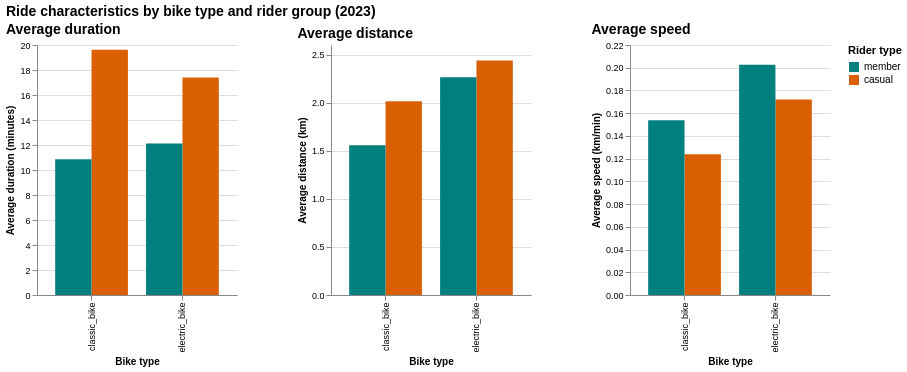

Write notebook code for a chart like this one.
### Code cell
palette = ["#007f7f", "#d95f02"]  # member, casual

# Panel 1: Avg duration
p1 = (
    alt.Chart(agg)
    .mark_bar()
    .encode(
        x=alt.X("rideable_type:N", title="Bike type"),
        xOffset=alt.X("member_casual:N", title=None),  # side‑by‑side bars
        y=alt.Y("avg_duration_min:Q", title="Average duration (minutes)"),
        color=alt.Color(
            "member_casual:N",
            title="Rider type",
            scale=alt.Scale(domain=["member", "casual"], range=palette),
        ),
        tooltip=[
            "rideable_type",
            "member_casual",
            alt.Tooltip("avg_duration_min:Q", title="Avg duration (min)", format=".1f"),
            alt.Tooltip("med_duration_min:Q", title="Median duration (min)", format=".1f"),
            alt.Tooltip("trip_count:Q", title="Trips", format=","),
        ],
    )
    .properties(title="Average duration", width=200, height=250)
)

# Panel 2: Avg distance
p2 = (
    alt.Chart(agg)
    .mark_bar()
    .encode(
        x=alt.X("rideable_type:N", title="Bike type"),
        xOffset=alt.X("member_casual:N", title=None),
        y=alt.Y("avg_distance_km:Q", title="Average distance (km)"),
        color=alt.Color(
            "member_casual:N",
            title="Rider type",
            scale=alt.Scale(domain=["member", "casual"], range=palette),
        ),
        tooltip=[
            "rideable_type",
            "member_casual",
            alt.Tooltip("avg_distance_km:Q", title="Avg distance (km)", format=".2f"),
            alt.Tooltip("med_distance_km:Q", title="Median distance (km)", format=".2f"),
            alt.Tooltip("trip_count:Q", title="Trips", format=","),
        ],
    )
    .properties(title="Average distance", width=200, height=250)
)

# Panel 3: Avg speed
p3 = (
    alt.Chart(agg)
    .mark_bar()
    .encode(
        x=alt.X("rideable_type:N", title="Bike type"),
        xOffset=alt.X("member_casual:N", title=None),
        y=alt.Y("avg_speed_km_min:Q", title="Average speed (km/min)"),
        color=alt.Color(
            "member_casual:N",
            title="Rider type",
            scale=alt.Scale(domain=["member", "casual"], range=palette),
        ),
        tooltip=[
            "rideable_type",
            "member_casual",
            alt.Tooltip("avg_speed_km_min:Q", title="Avg speed (km/min)", format=".3f"),
            alt.Tooltip("trip_count:Q", title="Trips", format=","),
        ],
    )
    .properties(title="Average speed", width=200, height=250)
)

compound_horizontal = (
    alt.hconcat(p1, p2, p3, spacing=60)
    .resolve_scale(color="shared")
    .configure_view(stroke=None)
    .configure_axis(labelFontSize=9, titleFontSize=10)
    .configure_title(fontSize=14, anchor="start")
    .properties(title="Ride characteristics by bike type and rider group (2023)")
)

compound_horizontal

### Figure 1 — Vega-Lite specification as saved in the notebook (floating-point values rounded to 4 significant figures)
{"config": {"view": {"continuousWidth": 300, "continuousHeight": 300, "stroke": null}, "axis": {"labelFontSize": 9, "titleFontSize": 10}, "title": {"anchor": "start", "fontSize": 14}}, "hconcat": [{"mark": {"type": "bar"}, "encoding": {"color": {"field": "member_casual", "scale": {"domain": ["member", "casual"], "range": ["#007f7f", "#d95f02"]}, "title": "Rider type", "type": "nominal"}, "tooltip": [{"field": "rideable_type", "type": "nominal"}, {"field": "member_casual", "type": "nominal"}, {"field": "avg_duration_min", "format": ".1f", "title": "Avg duration (min)", "type": "quantitative"}, {"field": "med_duration_min", "format": ".1f", "title": "Median duration (min)", "type": "quantitative"}, {"field": "trip_count", "format": ",", "title": "Trips", "type": "quantitative"}], "x": {"field": "rideable_type", "title": "Bike type", "type": "nominal"}, "xOffset": {"field": "member_casual", "title": null, "type": "nominal"}, "y": {"field": "avg_duration_min", "title": "Average duration (minutes)", "type": "quantitative"}}, "height": 250, "title": "Average duration", "width": 200}, {"mark": {"type": "bar"}, "encoding": {"color": {"field": "member_casual", "scale": {"domain": ["member", "casual"], "range": ["#007f7f", "#d95f02"]}, "title": "Rider type", "type": "nominal"}, "tooltip": [{"field": "rideable_type", "type": "nominal"}, {"field": "member_casual", "type": "nominal"}, {"field": "avg_distance_km", "format": ".2f", "title": "Avg distance (km)", "type": "quantitative"}, {"field": "med_distance_km", "format": ".2f", "title": "Median distance (km)", "type": "quantitative"}, {"field": "trip_count", "format": ",", "title": "Trips", "type": "quantitative"}], "x": {"field": "rideable_type", "title": "Bike type", "type": "nominal"}, "xOffset": {"field": "member_casual", "title": null, "type": "nominal"}, "y": {"field": "avg_distance_km", "title": "Average distance (km)", "type": "quantitative"}}, "height": 250, "title": "Average distance", "width": 200}, {"mark": {"type": "bar"}, "encoding": {"color": {"field": "member_casual", "scale": {"domain": ["member", "casual"], "range": ["#007f7f", "#d95f02"]}, "title": "Rider type", "type": "nominal"}, "tooltip": [{"field": "rideable_type", "type": "nominal"}, {"field": "member_casual", "type": "nominal"}, {"field": "avg_speed_km_min", "format": ".3f", "title": "Avg speed (km/min)", "type": "quantitative"}, {"field": "trip_count", "format": ",", "title": "Trips", "type": "quantitative"}], "x": {"field": "rideable_type", "title": "Bike type", "type": "nominal"}, "xOffset": {"field": "member_casual", "title": null, "type": "nominal"}, "y": {"field": "avg_speed_km_min", "title": "Average speed (km/min)", "type": "quantitative"}}, "height": 250, "title": "Average speed", "width": 200}], "data": {"name": "data-8ef852f5a325d5090c2f97eebb58f53d"}, "resolve": {"scale": {"color": "shared"}}, "spacing": 60, "title": "Ride characteristics by bike type and rider group (2023)", "$schema": "https://vega.github.io/schema/vega-lite/v5.20.1.json", "datasets": {"data-8ef852f5a325d5090c2f97eebb58f53d": [{"rideable_type": "electric_bike", "member_casual": "casual", "avg_distance_km": 2.438, "med_distance_km": 1.897, "avg_duration_min": 17.4, "med_duration_min": 12.49, "avg_speed_km_min": 0.1721, "trip_count": 3235361}, {"rideable_type": "classic_bike", "member_casual": "casual", "avg_distance_km": 2.016, "med_distance_km": 1.62, "avg_duration_min": 19.61, "med_duration_min": 14.92, "avg_speed_km_min": 0.1239, "trip_count": 2897371}, {"rideable_type": "classic_bike", "member_casual": "member", "avg_distance_km": 1.558, "med_distance_km": 1.145, "avg_duration_min": 10.86, "med_duration_min": 7.971, "avg_speed_km_min": 0.1537, "trip_count": 14029214}, {"rideable_type": "electric_bike", "member_casual": "member", "avg_distance_km": 2.265, "med_distance_km": 1.699, "avg_duration_min": 12.12, "med_duration_min": 9.087, "avg_speed_km_min": 0.2025, "trip_count": 13736761}]}}
